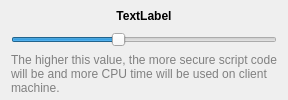
          <widget class="QWidget" name="widget_9" native="true">
           <layout class="QVBoxLayout" name="verticalLayout_11">
            <property name="topMargin">
             <number>5</number>
            </property>
            <property name="bottomMargin">
             <number>5</number>
            </property>
            <item>
             <widget class="QLabel" name="ProtectionStrengthLabel">
              <property name="font">
               <font>
                <weight>75</weight>
                <bold>true</bold>
               </font>
              </property>
              <property name="text">
               <string>TextLabel</string>
              </property>
              <property name="alignment">
               <set>Qt::AlignCenter</set>
              </property>
             </widget>
            </item>
            <item>
             <widget class="QSlider" name="ProtectionStrengthSlider">
              <property name="maximum">
               <number>10</number>
              </property>
              <property name="pageStep">
               <number>1</number>
              </property>
              <property name="value">
               <number>4</number>
              </property>
              <property name="orientation">
               <enum>Qt::Horizontal</enum>
              </property>
             </widget>
            </item>
            <item>
             <widget class="QLabel" name="label_13">
              <property name="styleSheet">
               <string notr="true">*{color:gray}</string>
              </property>
              <property name="text">
               <string>The higher this value, the more secure script code will be and more CPU time will be used on client machine.</string>
              </property>
              <property name="wordWrap">
               <bool>true</bool>
              </property>
             </widget>
            </item>
           </layout>
          </widget>
